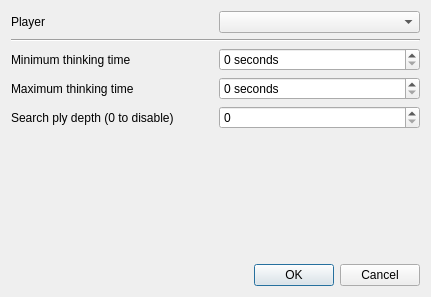
<?xml version="1.0" encoding="UTF-8"?>
<ui version="4.0">
 <class>PlayGameEngineDialog</class>
 <widget class="QDialog" name="PlayGameEngineDialog">
  <property name="geometry">
   <rect>
    <x>0</x>
    <y>0</y>
    <width>431</width>
    <height>297</height>
   </rect>
  </property>
  <property name="windowTitle">
   <string/>
  </property>
  <property name="windowIcon">
   <iconset resource="../../resources.qrc">
    <normaloff>:/images/b_config.png</normaloff>:/images/b_config.png</iconset>
  </property>
  <property name="modal">
   <bool>true</bool>
  </property>
  <layout class="QVBoxLayout" name="verticalLayout">
   <item>
    <layout class="QHBoxLayout" name="horizontalLayout_4">
     <item>
      <widget class="QLabel" name="label_3">
       <property name="text">
        <string>Player</string>
       </property>
      </widget>
     </item>
     <item>
      <widget class="QComboBox" name="cb_player"/>
     </item>
    </layout>
   </item>
   <item>
    <widget class="Line" name="line">
     <property name="frameShadow">
      <enum>QFrame::Sunken</enum>
     </property>
     <property name="lineWidth">
      <number>1</number>
     </property>
     <property name="midLineWidth">
      <number>0</number>
     </property>
     <property name="orientation">
      <enum>Qt::Horizontal</enum>
     </property>
    </widget>
   </item>
   <item>
    <layout class="QHBoxLayout" name="horizontalLayout_2">
     <item>
      <widget class="QLabel" name="label">
       <property name="text">
        <string>Minimum thinking time</string>
       </property>
      </widget>
     </item>
     <item>
      <widget class="QDoubleSpinBox" name="sb_mintime">
       <property name="suffix">
        <string> seconds</string>
       </property>
       <property name="decimals">
        <number>0</number>
       </property>
       <property name="minimum">
        <double>0.000000000000000</double>
       </property>
       <property name="maximum">
        <double>6000.000000000000000</double>
       </property>
      </widget>
     </item>
    </layout>
   </item>
   <item>
    <layout class="QHBoxLayout" name="horizontalLayout_3">
     <item>
      <widget class="QLabel" name="label_2">
       <property name="text">
        <string>Maximum thinking time</string>
       </property>
      </widget>
     </item>
     <item>
      <widget class="QDoubleSpinBox" name="sb_maxtime">
       <property name="suffix">
        <string> seconds</string>
       </property>
       <property name="decimals">
        <number>0</number>
       </property>
       <property name="minimum">
        <double>0.000000000000000</double>
       </property>
       <property name="maximum">
        <double>6000.000000000000000</double>
       </property>
      </widget>
     </item>
    </layout>
   </item>
   <item>
    <layout class="QHBoxLayout" name="horizontalLayout_5">
     <item>
      <widget class="QLabel" name="label_4">
       <property name="text">
        <string>Search ply depth (0 to disable)</string>
       </property>
      </widget>
     </item>
     <item>
      <widget class="QSpinBox" name="sb_depth">
       <property name="minimum">
        <number>0</number>
       </property>
       <property name="maximum">
        <number>1000</number>
       </property>
       <property name="value">
        <number>0</number>
       </property>
      </widget>
     </item>
    </layout>
   </item>
   <item>
    <spacer name="verticalSpacer">
     <property name="orientation">
      <enum>Qt::Vertical</enum>
     </property>
     <property name="sizeHint" stdset="0">
      <size>
       <width>20</width>
       <height>40</height>
      </size>
     </property>
    </spacer>
   </item>
   <item>
    <layout class="QHBoxLayout" name="horizontalLayout">
     <item>
      <widget class="QDialogButtonBox" name="buttonBox">
       <property name="orientation">
        <enum>Qt::Horizontal</enum>
       </property>
       <property name="standardButtons">
        <set>QDialogButtonBox::Cancel|QDialogButtonBox::Ok</set>
       </property>
      </widget>
     </item>
    </layout>
   </item>
  </layout>
 </widget>
 <resources>
  <include location="../../resources.qrc"/>
 </resources>
 <connections>
  <connection>
   <sender>buttonBox</sender>
   <signal>accepted()</signal>
   <receiver>PlayGameEngineDialog</receiver>
   <slot>accept()</slot>
   <hints>
    <hint type="sourcelabel">
     <x>248</x>
     <y>254</y>
    </hint>
    <hint type="destinationlabel">
     <x>157</x>
     <y>274</y>
    </hint>
   </hints>
  </connection>
  <connection>
   <sender>buttonBox</sender>
   <signal>rejected()</signal>
   <receiver>PlayGameEngineDialog</receiver>
   <slot>reject()</slot>
   <hints>
    <hint type="sourcelabel">
     <x>316</x>
     <y>260</y>
    </hint>
    <hint type="destinationlabel">
     <x>286</x>
     <y>274</y>
    </hint>
   </hints>
  </connection>
 </connections>
</ui>
